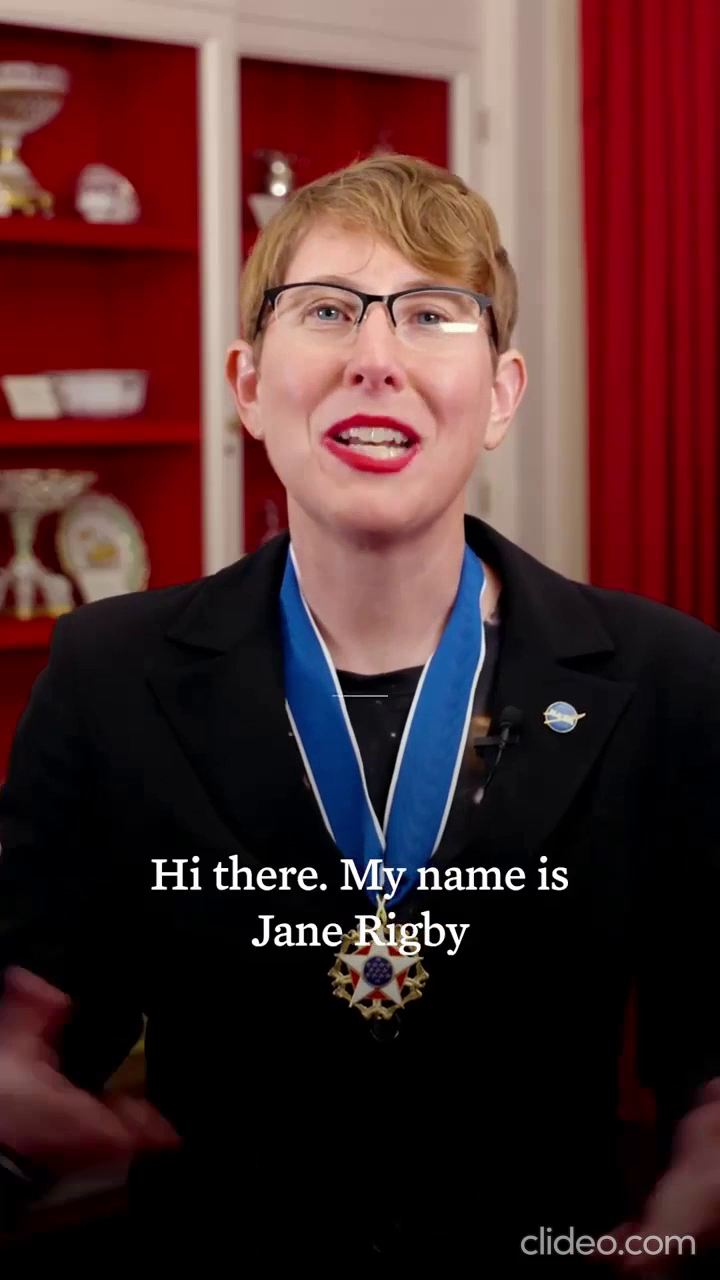
#> input picture frame 13 of jane.mp4, 720 x 1280 px, given in place of einstein.mp4, which was not available
$ python capturarRostroVideo.py
#> lines starting #> are read from the running program, lines starting #| are printed output that depends on the picture; pictures that were not available may be replaced by others from this repository, and a replacement may not be noted
'''
Codigo es para capturar un rostro de un video y guardarlo en una carpeta.

Autor: alhanis.espinal@outlook.com
Fecha: 9-5-2024
'''

import cv2 as cv
import os
import imutils

# modifica el nombre de la carpeta para guardar las imagenes, y el nombre del video

nombre = 'Einstein'
videoNombre = 'einstein.mp4'


# carpeta

modelo = 'opencv_face_detector_' + nombre

# ruta actual del proyecto
# os.getcwd() devuelve la ruta actual del proyecto
ruta = os.getcwd()

# unir la ruta actual con la carpeta
rutaCompleta = os.path.join(ruta, 'data', modelo)

# si la carpeta no existe
if not os.path.exists(rutaCompleta):
    print('Carpeta no encontrada, se creara la carpeta: ' + modelo)
    # crear la carpeta
    os.makedirs(rutaCompleta)

# ----------------------------reconocimiento de un rostro --------------------------------
# cargar el archivo xml que contiene la informacion para detectar rostros de opencv
ruidos = cv.CascadeClassifier('haarcascade_frontalface_default.xml')

# capturar video
camara = cv.VideoCapture(videoNombre)
# id de la imagen para luego guardarla
id = 0

while True:
    # leer la captura de la camara
    repuesta, captura = camara.read()
#> captura is the input picture: shape (1280, 720, 3); mean B, G, R 43.5, 43.5, 76.7
    # si no se puede leer la captura se cierra el programa
    if repuesta == False:
        break
    # redimensionar la captura para que sea mas rapido el proceso de deteccion de rostros y no ocupe tanto espacio
    captura = imutils.resize(captura, width=640)
#> captura: shape (1137, 640, 3)
    # pasar la captura a escala de grises
    grises = cv.cvtColor(captura, cv.COLOR_BGR2GRAY)
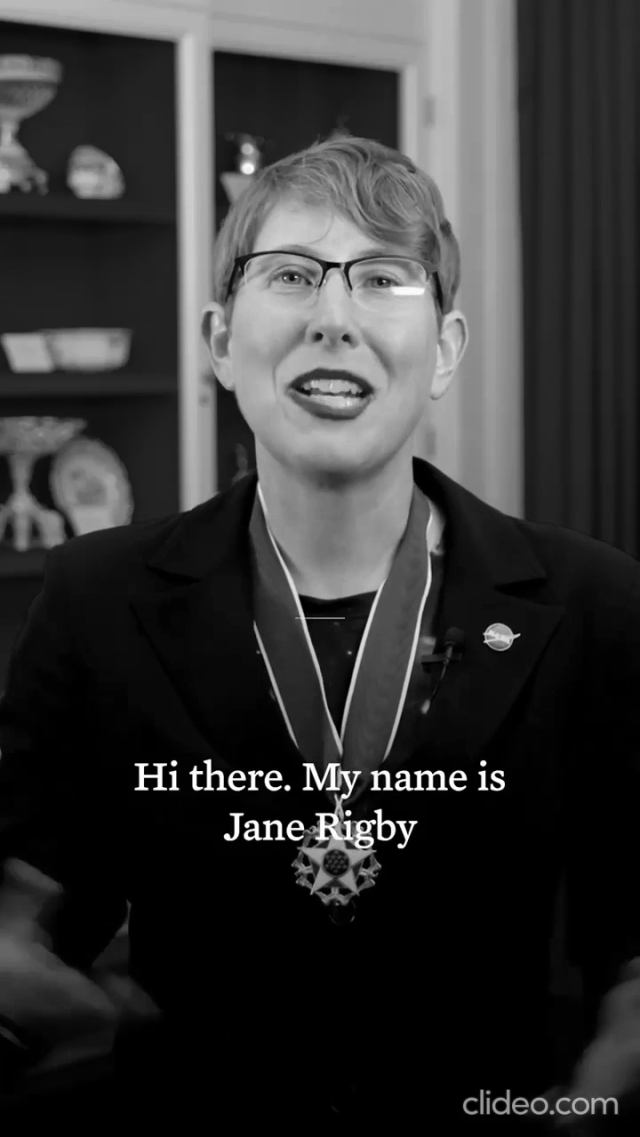
#> grises: shape (1137, 640); min 0, max 255, mean 53.4
    # guardar las propiedades de la captura
    idcaptura = captura.copy()
    # para que sea mas rapido el proceso de deteccion de rostros 1.4 es el 40% de la imagen, 3 es el minimo de vecinos
    cara = ruidos.detectMultiScale(grises, 1.3, 5)
#> cara = [[195, 171, 266, 266]]
    # dibujar un rectangulo en la cara detectada
    # x,y son las coordenadas de la esquina superior izquierda del rectangulo, w,h son las esquinas del ancho y alto del rectangulo
    for (x, y, w, h) in cara:
        # dibujar un rectangulo en la cara detectada, (0,255,0) es el color del rectangulo, 2 es el grosor del rectangulo
        cv.rectangle(captura, (x, y), (x+w, y+h), (0, 255, 0), 2)
        # almacenar la captura de la cara
        rostroCapturado = idcaptura[y:y+h, x:x+w]
        # tamaño de la imagen del rostro capturado 160x160, cv.INTER_CUBIC es el metodo de interpolacion lo que hace es que la imagen se vea mas nitida
        rostroCapturado = cv.resize(rostroCapturado, (160, 160), interpolation=cv.INTER_CUBIC)
        # modificar cada nombre de la imagen
        cv.imwrite(rutaCompleta + '/rostro_{}.jpg'.format(id), rostroCapturado)
        # aumentar el id para que la imagen no se sobreescriba
        id += 1
#> this loop made 1 pass
#> (x, y, w, h, id) on pass 1: (195, 171, 266, 266, 1)
#> pass 1, `rostroCapturado = idcaptura[y:y+h, x:x+w]`:
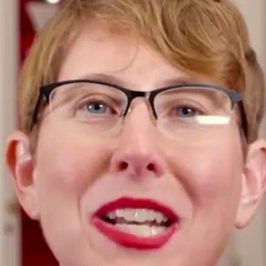
#> rostroCapturado: shape (266, 266, 3); mean B, G, R 115.7, 129.9, 181.5
#> after the loop:
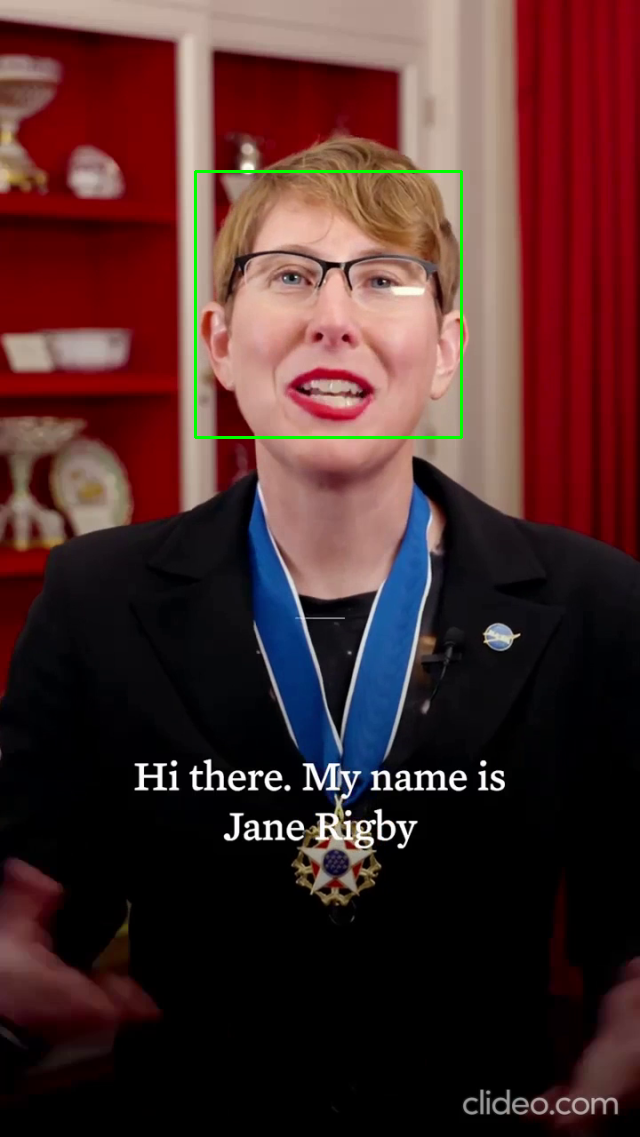
#> captura: shape (1137, 640, 3); mean B, G, R 43, 44, 75.9
#> after the loop, id = 1
    # mostrar la captura de la camara
    cv.imshow('Video rostro', captura)
    # si saca 350 fotos se cierra el programa
    if id == 351:
        break

# liberar la camara y cerrar todas las ventanas
camara.release()
cv.destroyAllWindows()

$ run again, starting later in the video
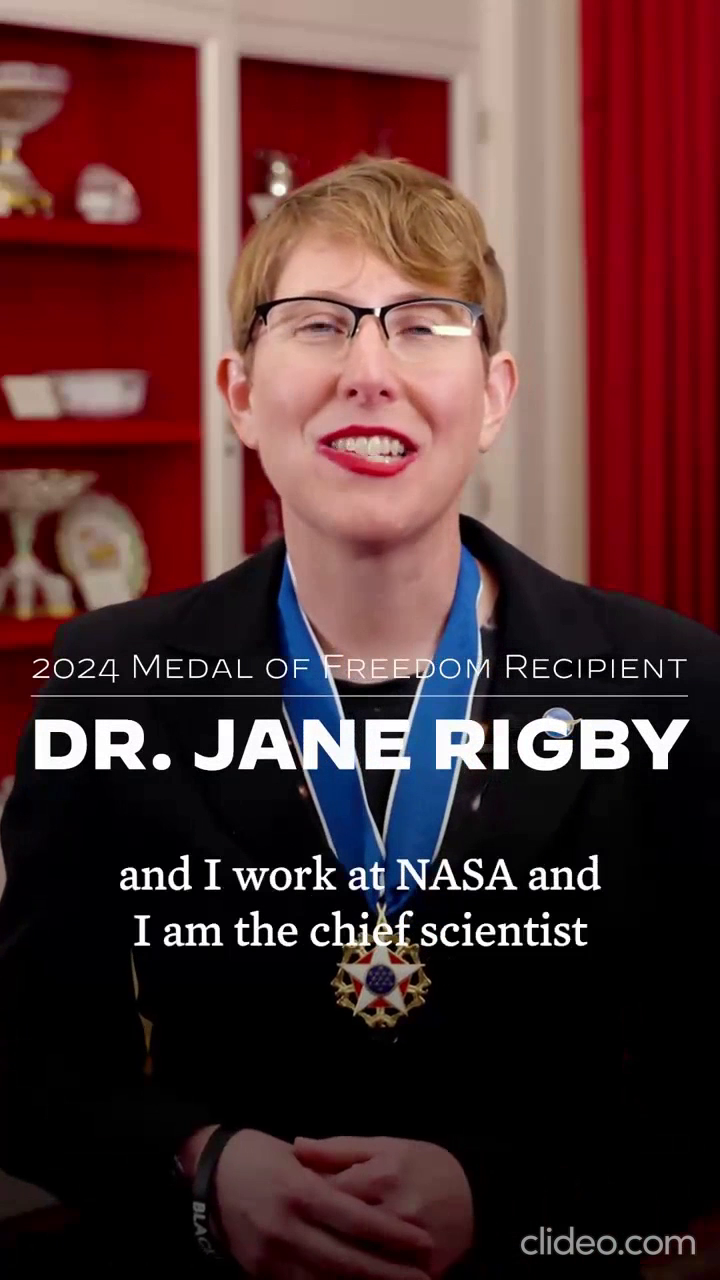
#> input picture frame 58 of jane.mp4, 720 x 1280 px, given in place of einstein.mp4, which was not available
#> captura is the input picture: shape (1280, 720, 3); mean B, G, R 50, 50, 83.8
#> cara = [[192, 190, 250, 250]]
#> the loop `for (x, y, w, h) in cara:` made 1 pass
#> (x, y, w, h, id) on pass 1: (192, 190, 250, 250, 1)
#> pass 1, `rostroCapturado = idcaptura[y:y+h, x:x+w]`:
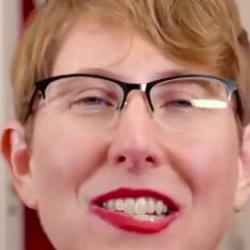
#> rostroCapturado: shape (250, 250, 3); mean B, G, R 116.4, 129.4, 183.2
#> after the loop `for (x, y, w, h) in cara:`:
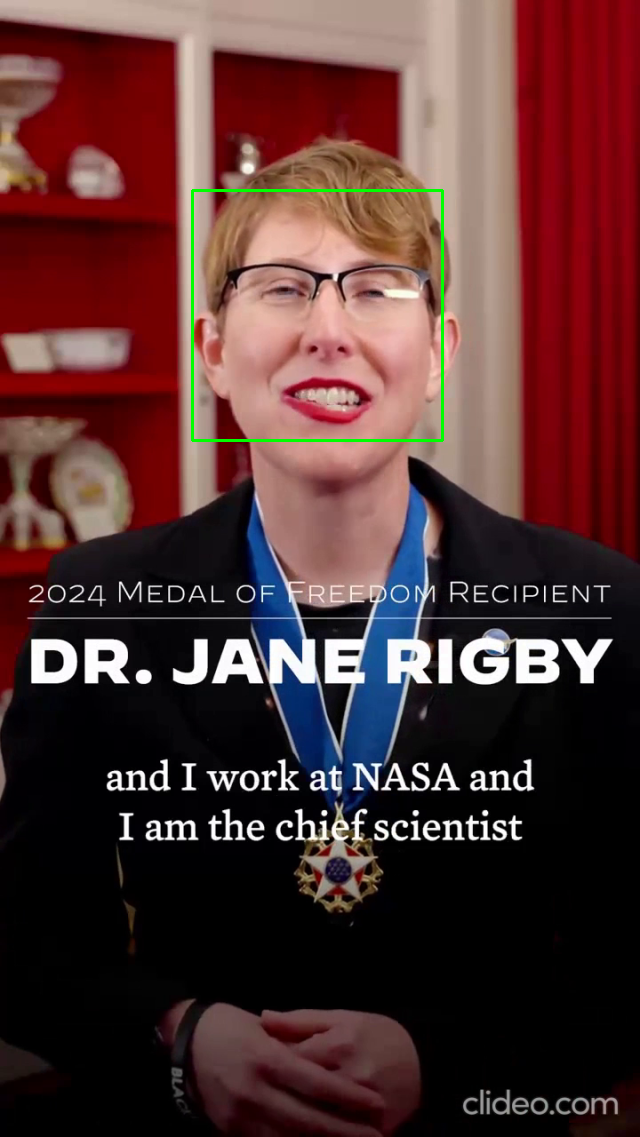
#> captura: shape (1137, 640, 3); mean B, G, R 49.5, 50.5, 83.1
#> after the loop `for (x, y, w, h) in cara:`: id = 1

$ run again, starting later in the video
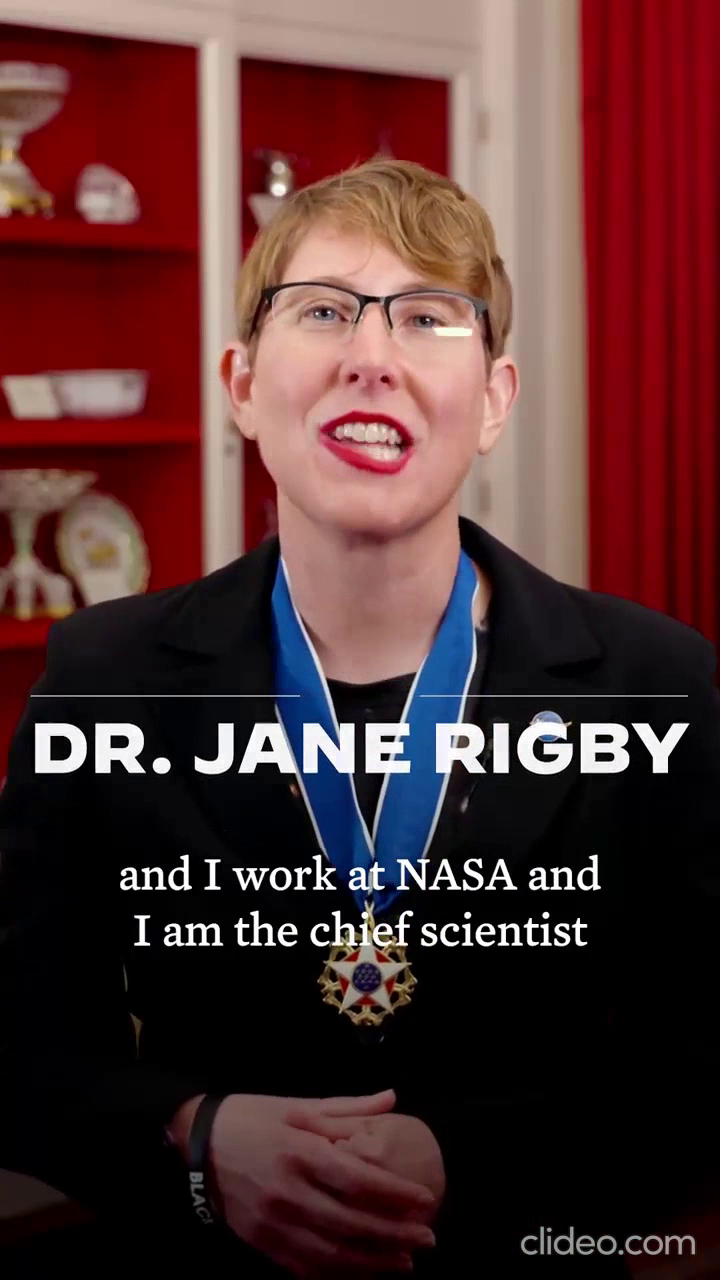
#> input picture frame 104 of jane.mp4, 720 x 1280 px, given in place of einstein.mp4, which was not available
#> captura is the input picture: shape (1280, 720, 3); mean B, G, R 49.3, 49.5, 83.1
#> cara = [[199, 180, 248, 248]]
#> the loop `for (x, y, w, h) in cara:` made 1 pass
#> (x, y, w, h, id) on pass 1: (199, 180, 248, 248, 1)
#> pass 1, `rostroCapturado = cv.resize(rostroCapturado, (160, 160), interpolation..`:
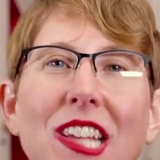
#> rostroCapturado: shape (160, 160, 3); mean B, G, R 116.5, 130.3, 183.6
#> after the loop `for (x, y, w, h) in cara:`:
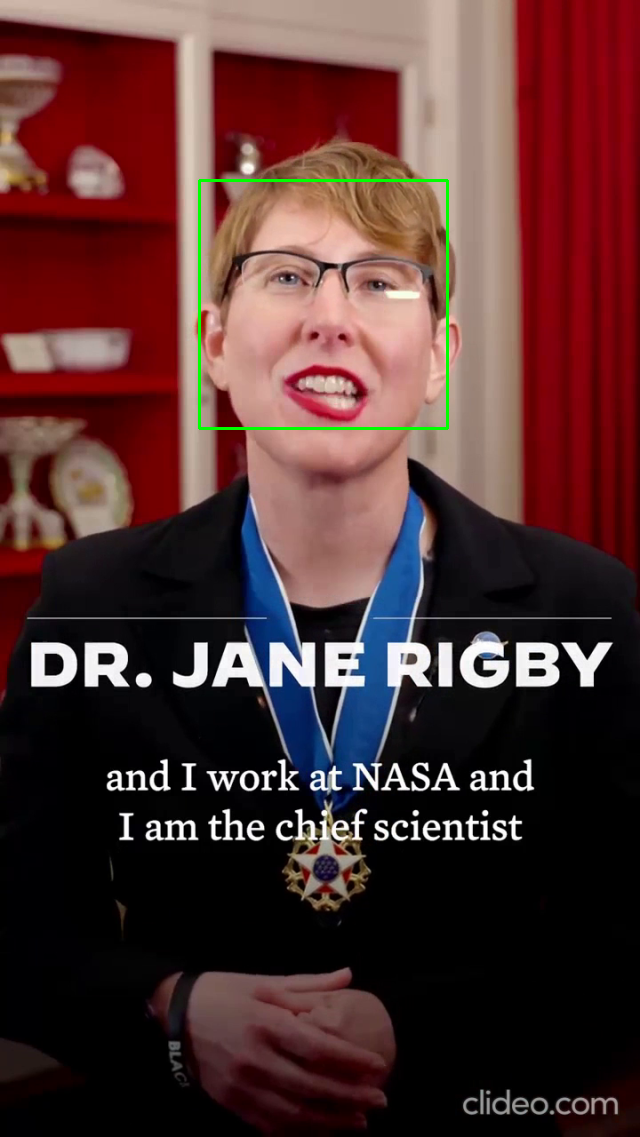
#> captura: shape (1137, 640, 3); mean B, G, R 48.8, 50, 82.4
#> after the loop `for (x, y, w, h) in cara:`: id = 1
